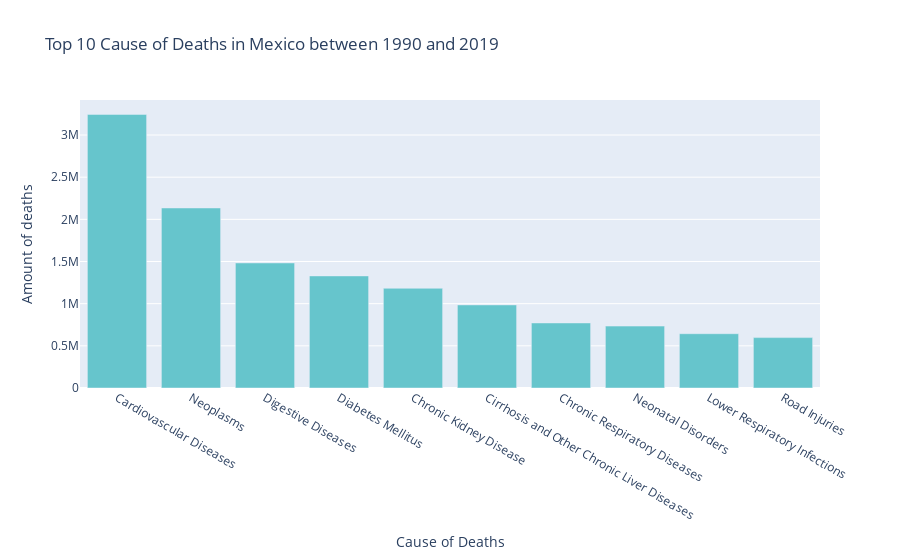

This figure's notebook cell:
### Code cell
top_10_illnesses('Mexico')

### Figure 1 — Plotly figure (JSON) as saved in the notebook; plotly's stock layout.template omitted (floating-point values rounded to 4 significant figures)
{"data": [{"alignmentgroup": "True", "hovertemplate": "variable=0<br>Cause of Deaths=%{x}<br>Amount of deaths=%{y}<extra></extra>", "legendgroup": "0", "marker": {"color": "rgb(102, 197, 204)", "pattern": {"shape": ""}}, "name": "0", "offsetgroup": "0", "orientation": "v", "showlegend": true, "textposition": "auto", "type": "bar", "x": ["Cardiovascular Diseases", "Neoplasms", "Digestive Diseases", "Diabetes Mellitus", "Chronic Kidney Disease", "Cirrhosis and Other Chronic Liver Diseases", "Chronic Respiratory Diseases", "Neonatal Disorders", "Lower Respiratory Infections", "Road Injuries"], "xaxis": "x", "y": [3244515, 2134942, 1483060, 1328966, 1182693, 985079, 771520, 734235, 643772, 597433], "yaxis": "y"}], "layout": {"barmode": "relative", "legend": {"title": {"text": "variable"}, "tracegroupgap": 0}, "showlegend": false, "title": {"text": "Top 10 Cause of Deaths in Mexico between 1990 and 2019"}, "xaxis": {"anchor": "y", "domain": [0.0, 1.0], "title": {"text": "Cause of Deaths"}}, "yaxis": {"anchor": "x", "domain": [0.0, 1.0], "title": {"text": "Amount of deaths"}}}}
